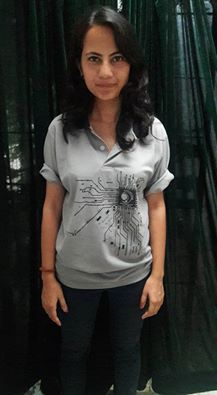
#> input picture image6.jpg, 217 x 395 px, given in place of the camera
$ python try.py   (Python 2 division)   (older library calls are emulated)
#> lines starting #> are read from the running program, lines starting #| are printed output that depends on the picture; after the words box and inside, x2 and y2 are one past the last pixel; in counts of white or black regions, pixels touching at a corner belong together
import cv2
import imutils
import numpy as np

cap = cv2.VideoCapture(1)

while(True):
	    # Capture frame-by-frame
	ret, frame = cap.read()
#> frame is the input picture: shape (395, 217, 3); mean B, G, R 47.3, 51.5, 51.9


	upperbody_cascade = cv2.CascadeClassifier('/home/shradha/Downloads/opencv-2.4.13/data/haarcascades/haarcascade_upperbody.xml')


	if ret is True:
		# Our operations on the frame come here
		gray = cv2.cvtColor(frame, cv2.COLOR_BGR2GRAY)
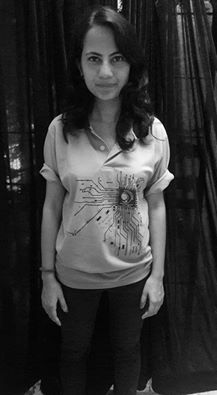
#> gray: shape (395, 217); min 0, max 255, mean 51.1
		gray = cv2.GaussianBlur(gray, (5,5), 0)
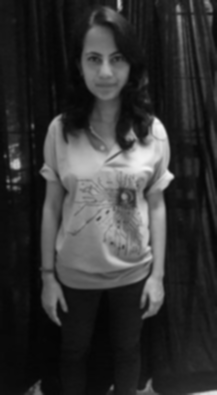
#> gray: shape (395, 217); min 4, max 243, mean 51.1
		upper_body = upperbody_cascade.detectMultiScale(gray, 1.02, 5)
#> upper_body = ()

	#threshold the image
	# threshold the image, then perform a series of erosions +
	# dilations to remove any small regions of noise
		thresh = cv2.threshold(gray, 50, 200, cv2.THRESH_BINARY + cv2.THRESH_OTSU)[1]
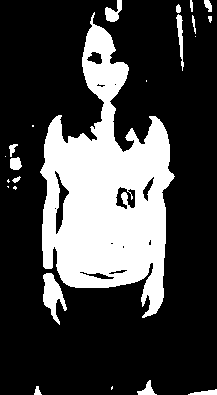
#> thresh: shape (395, 217); values 0 (black) and 200 (white), 26.2% white; 23 white regions (8 under 20 px), largest, box (x1, y1, x2, y2) and area: (40, 12, 175, 318) 20687, (43, 273, 67, 325) 613, (105, 0, 122, 22) 208
		thresh = cv2.erode(thresh, None, iterations=2)
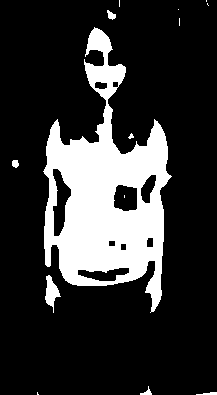
#> thresh: shape (395, 217); values 0 (black) and 200 (white), 19.9% white; 14 white regions (7 under 20 px), largest, box (x1, y1, x2, y2) and area: (43, 27, 172, 313) 16564, (45, 275, 61, 313) 288, (107, 10, 116, 20) 54
		thresh = cv2.dilate(thresh, None, iterations=2)
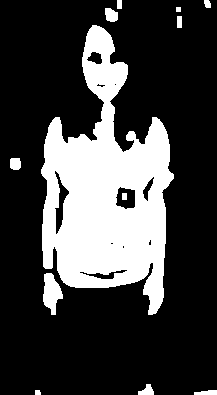
#> thresh: shape (395, 217); values 0 (black) and 200 (white), 25.2% white; 12 white regions, largest, box (x1, y1, x2, y2) and area: (41, 25, 174, 315) 20370, (43, 273, 63, 315) 524, (105, 8, 118, 22) 146
	#find contours in thresholded image, then grab the largest
		#storage = cv2.cv.CreateMemStorage (1)
#> (the run stopped early here; a loop or call above may not have finished)
